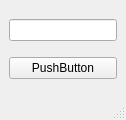
<?xml version="1.0" encoding="UTF-8"?>
<ui version="4.0">
 <class>MainWindow</class>
 <widget class="QMainWindow" name="MainWindow">
  <property name="geometry">
   <rect>
    <x>0</x>
    <y>0</y>
    <width>126</width>
    <height>120</height>
   </rect>
  </property>
  <property name="windowTitle">
   <string>MainWindow</string>
  </property>
  <widget class="QWidget" name="centralwidget">
   <layout class="QVBoxLayout" name="verticalLayout">
    <item>
     <widget class="QLineEdit" name="lineEdit"/>
    </item>
    <item>
     <widget class="QPushButton" name="pushButton">
      <property name="text">
       <string>PushButton</string>
      </property>
     </widget>
    </item>
   </layout>
  </widget>
  <widget class="QMenuBar" name="menubar">
   <property name="geometry">
    <rect>
     <x>0</x>
     <y>0</y>
     <width>126</width>
     <height>23</height>
    </rect>
   </property>
  </widget>
  <widget class="QStatusBar" name="statusbar"/>
 </widget>
 <resources/>
 <connections/>
</ui>
